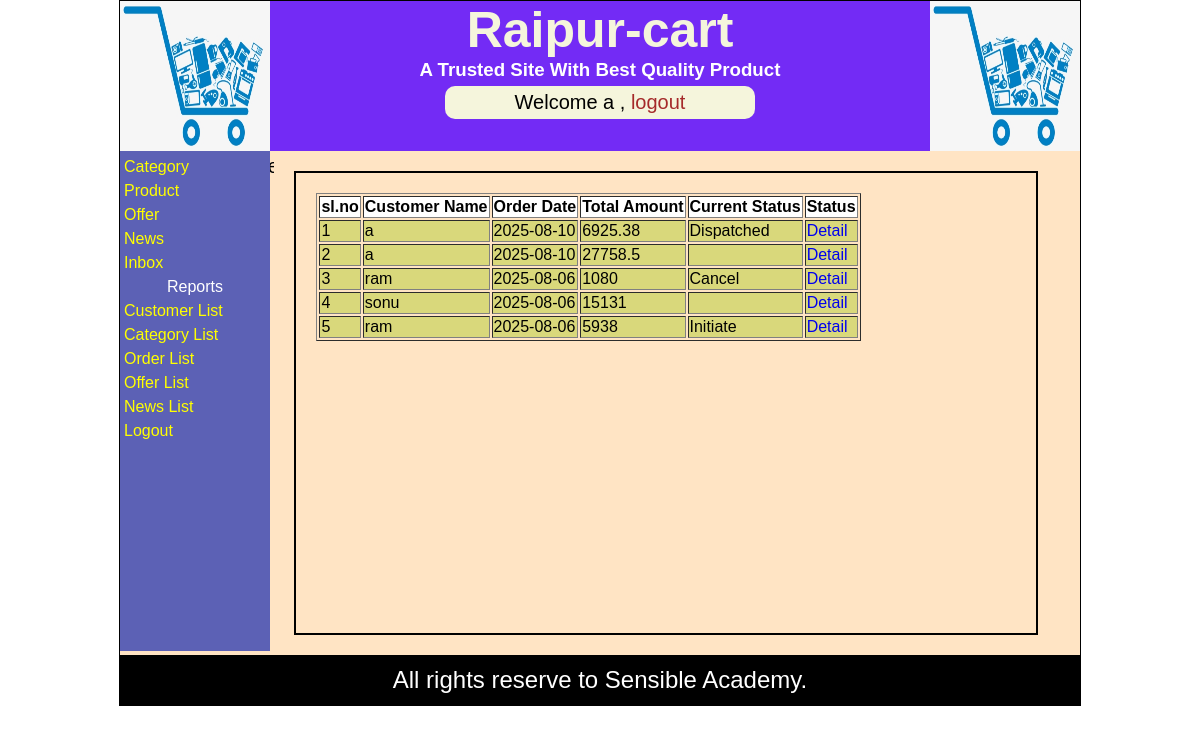
Page /displayOrderMainForAdmin.php (signed in) on the committed database.
### tables this page shows
CREATE TABLE IF NOT EXISTS `order_main` (
  `order_id` int(11) NOT NULL AUTO_INCREMENT,
  `user_name` varchar(30) NOT NULL,
  `shipping_address` text NOT NULL,
  `total_amount` float NOT NULL,
  `order_date` date NOT NULL,
  `order_status` varchar(30) NOT NULL,
  `update_date` date NOT NULL,
  PRIMARY KEY (`order_id`)
);

### displayOrderMainForAdmin.php (the view)
<?php @session_start();
if(isset($_SESSION['uname']) && $_SESSION['utype']=='admin')
{
include("header.php");
?>
<div id='container'>
<div id="adminContainer">
  <div id='leftAdmin'>
    <?php
       include('adminMenu.php');
    ?>
  </div>
  <div id='rightAdmin'>
<?php
include("dbconnect.php");
$rsOrder=mysqli_query($con,"select * from order_main order by order_id desc");
echo("<div id='list'>");
echo("<table border='1'>");
echo("<tr bgcolor='white'>");
echo("<th>sl.no</th>");
echo("<th>Customer Name</th>");
echo("<th>Order Date</th>");
echo("<th>Total Amount</th>");
echo("<th>Current Status</th>");
echo("<th>Status</th>");
echo("</tr>");
$cnt=0;
while($row=mysqli_fetch_array($rsOrder)){
   $cnt++;
   $id=$row["order_id"];
   echo("<tr bgcolor='#D9D87B'>");
    echo("<td>");
    echo($cnt);
     echo("</td>");
      echo("<td>");
    echo($row["user_name"]);
     echo("</td>");
      echo("<td>");
    echo($row["order_date"]);
     echo("</td>");
      echo("<td>");
    echo($row["total_amount"]);
     echo("</td>");
     echo("<td>");
    echo($row["order_status"]);
     echo("</td>");
      echo("<td>");
    echo("<a href='displayOrderDetailForAdmin.php?id=$id'>Detail</a>");
     echo("</td>");
      echo("</tr>");
}
echo("</table>");
echo("</div>");
?>
  </div>
</div>
</div>
<?php
  include("footer.php");
}
else
{
  header("location:loginForm.php");
}
?>

### styles.css (style rules this page uses)
body { margin:0px; padding:0px; font-family: Verdana, Geneva, Tahoma, sans-serif; }
a { text-decoration: none; }
#adminContainer { width: 100%; background-color:bisque; min-height: 500px; }
#leftAdmin { width: 150px; min-height: 500px; background-color:#5C61B5; color:white; display: inline-block; vertical-align: top; }
#rightAdmin { vertical-align: top; width: 804px; min-height: 500px; background-color: bisque; color:white; display: inline-block; }
#list { margin:20px; padding:20px; border:2px solid black; width:700px; height:420px; overflow:scroll; }

### rows in the picture
order_main: user_name "a", order_date "2025-08-10", total_amount "6925.38", order_status "Dispatched"
order_main: user_name "a", order_date "2025-08-10", total_amount "27758.5"
order_main: user_name "ram", order_date "2025-08-06", total_amount "1080", order_status "Cancel"
order_main: user_name "sonu", order_date "2025-08-06", total_amount "15131"
order_main: user_name "ram", order_date "2025-08-06", total_amount "5938", order_status "Initiate"

### other values in the picture
$_SESSION["uname"] "a"
